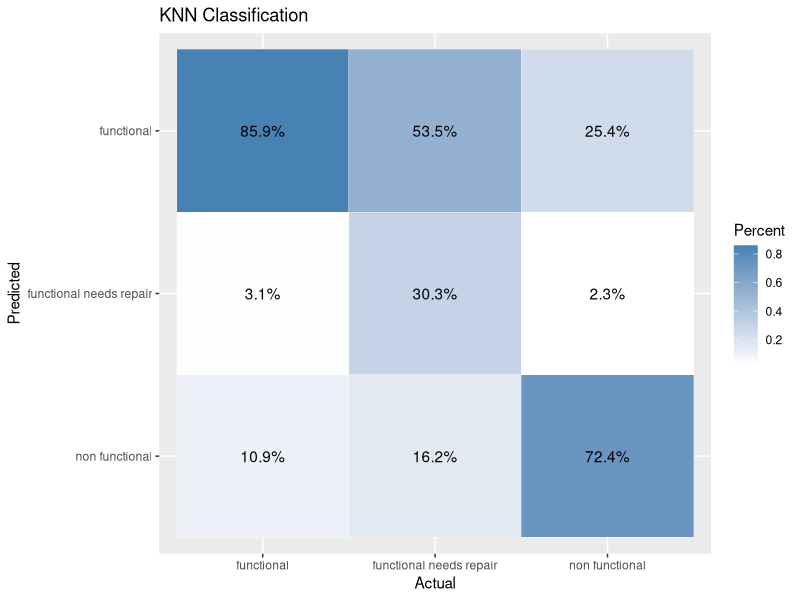
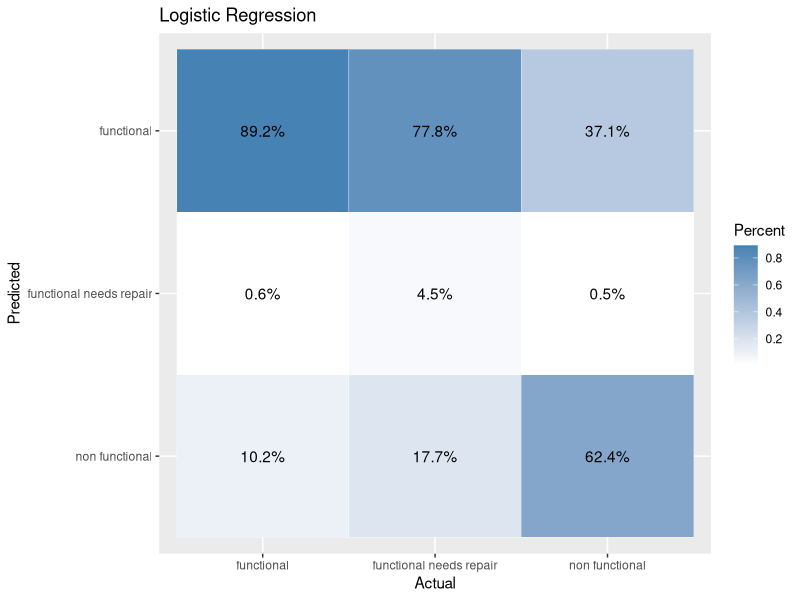
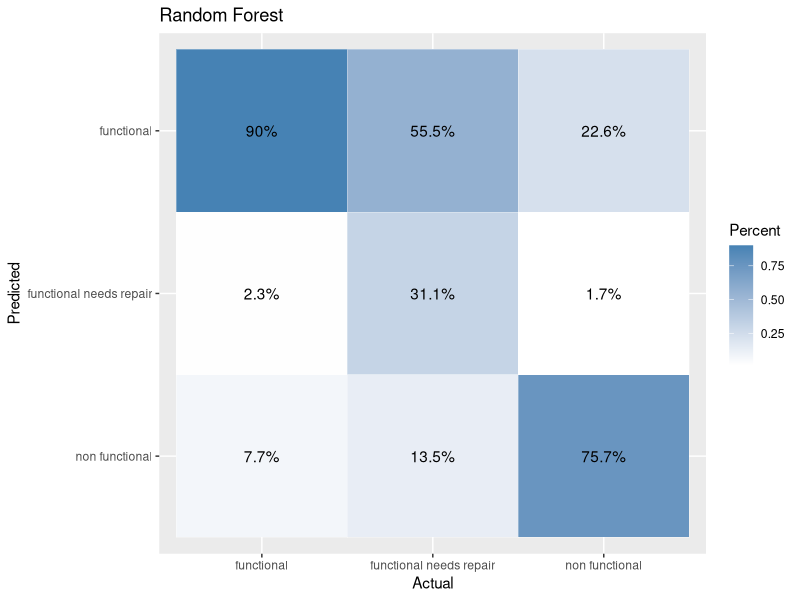
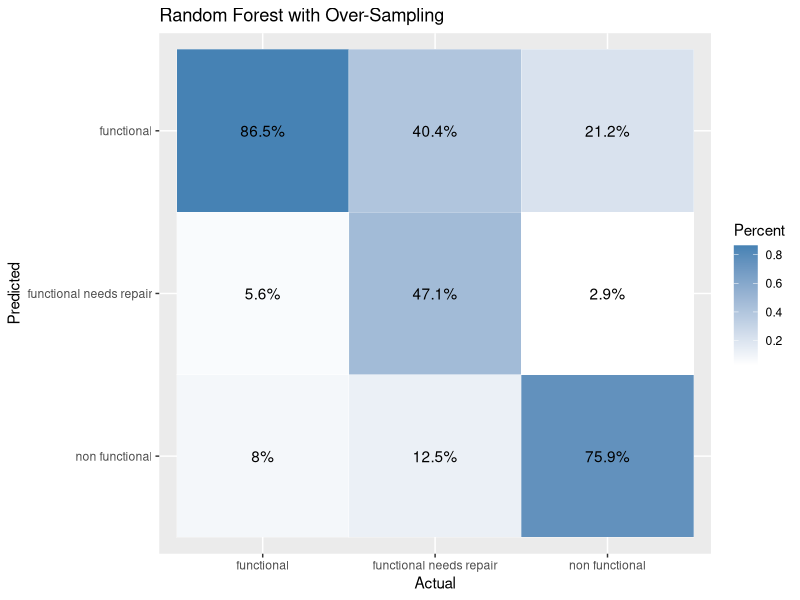
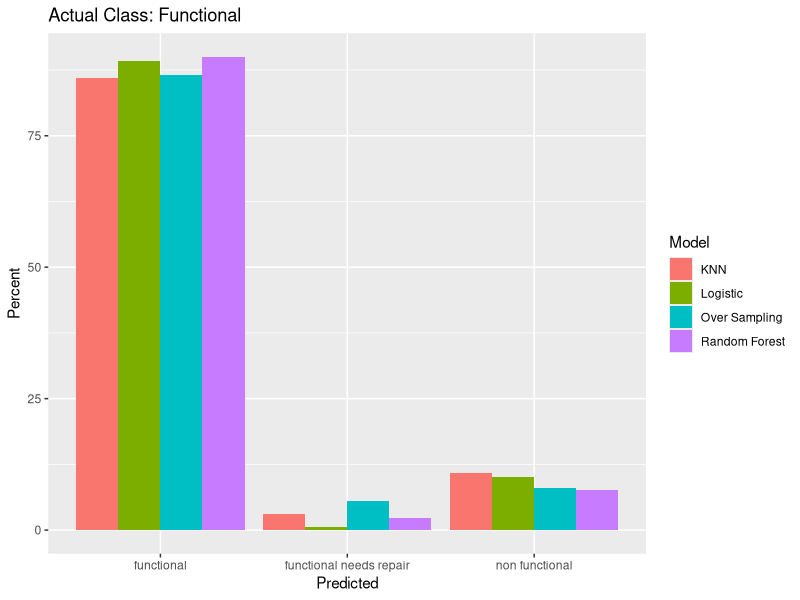
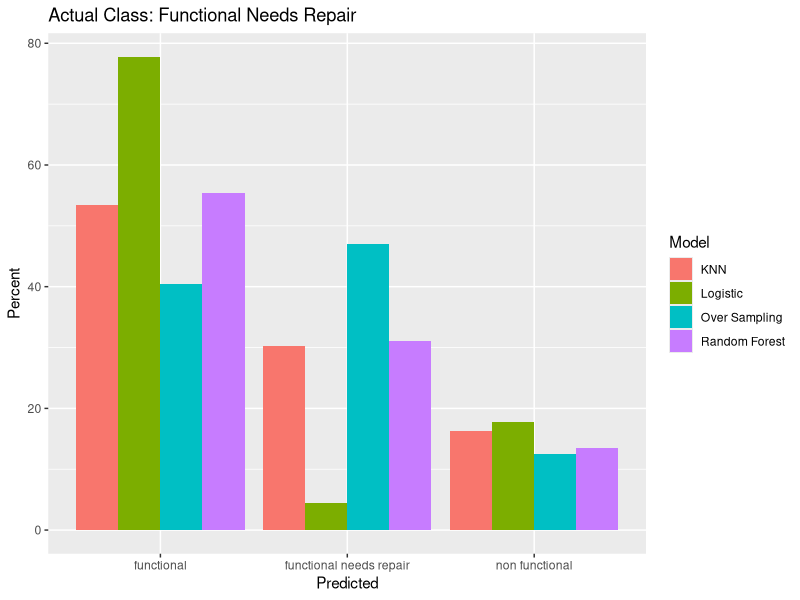
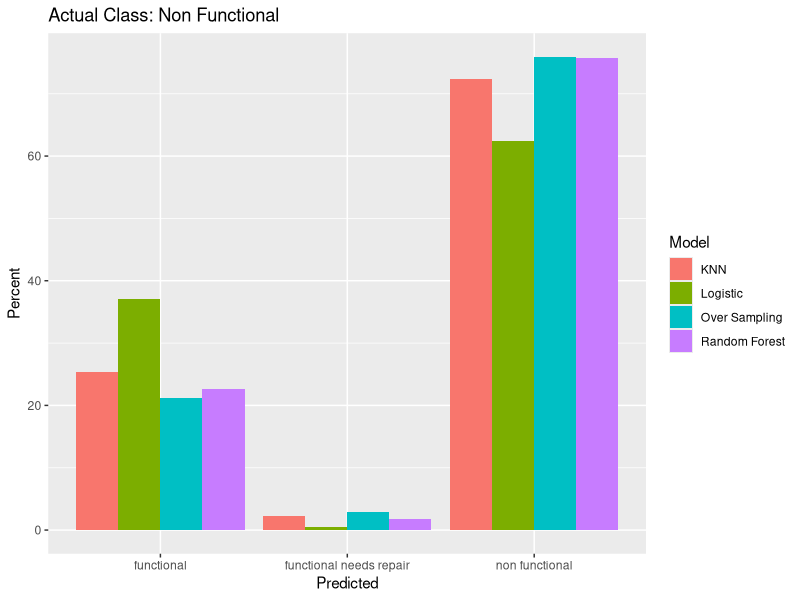
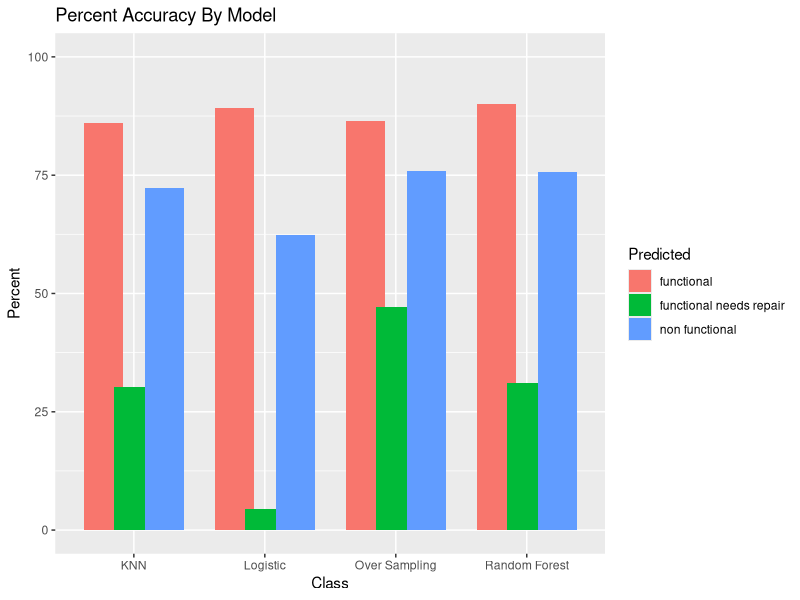

Generate these figures, in order, with R:
# plot comparison plots for all models
library(reshape2)
# list with confusion matrices for models.
# predicted are rows, actual are cols
#  -> Var1: predicted, Var2: actual
classNames <- c('functional', 'functional needs repair', 'non functional')

confMats <- list(KNN = data.frame(melt(matrix(c(6904, 580, 1455, 251, 328, 129, 878, 176, 4149),
                              nrow = 3, byrow = TRUE, 
                              dimnames = list(classNames, classNames)))),
                 Log = data.frame(melt(matrix(c(19158, 2263, 5646, 126, 131, 83, 2183, 516, 9494), 
                              nrow = 3, byrow = TRUE,
                              dimnames = list(classNames, classNames)))),
                 RandForest = data.frame(melt(matrix(c(5809, 473, 1034, 150, 265, 78, 495, 115, 3461), 
                                     nrow = 3, byrow = TRUE, 
                                     dimnames = list(classNames, classNames)))),
                 OverSamp = data.frame(melt(matrix(c(8370, 383, 1453, 539, 446, 196, 770, 118, 5197), 
                                                     nrow = 3, byrow = TRUE, 
                                                     dimnames = list(classNames, classNames)))))

confMats$KNN$rescale <- confMats$KNN$value / 
  c(rep(6904 + 251 + 878, 3), rep(580 + 328 + 176, 3), rep(1455 + 129 + 4149, 3))
confMats$Log$rescale <- confMats$Log$value / 
  c(rep(19158 + 126 + 2183, 3), rep(2263 + 131 + 516, 3), rep(5646 + 83 + 9494, 3))
confMats$RandForest$rescale <- confMats$RandForest$value / 
  c(rep(5809 + 150 + 495, 3), rep(473 + 265 + 115, 3), rep(1034 + 78 + 3461, 3))
confMats$OverSamp$rescale <- confMats$OverSamp$value / 
  c(rep(8370 + 539 + 770, 3), rep(383 + 446 + 118, 3), rep(1453 + 196 + 5197, 3))

colnames(confMats$KNN) <- c('Predicted', 'Actual', 'value', 'Percent')
colnames(confMats$Log) <- c('Predicted', 'Actual', 'value', 'Percent')
colnames(confMats$RandForest) <- c('Predicted', 'Actual', 'value', 'Percent')
colnames(confMats$OverSamp) <- c('Predicted', 'Actual', 'value', 'Percent')

# array of accuracy scores for models.
accs <- c(0.7664, 0.7268, 0.8026, 0.802)   # KNN, Log, then RandForest


library(ggplot2)
plotConf <- function(data, title) {
  print(ggplot(data, aes(Actual, Predicted)) + 
    geom_tile(aes(fill = Percent), colour = 'white') + 
    geom_text(aes(label = paste(round(Percent * 100, 1), '%', sep = ""))) +
    ylim(rev(levels(data$Predicted))) +
    scale_fill_gradient(low = "white", high = "steelblue") + ggtitle(title))
}
#setwd('../Paper/Figures/')
plotConf(confMats$KNN, title = "KNN Classification")
#ggsave('KNNConfMatrix.png')
plotConf(confMats$Log, title = "Logistic Regression")
#ggsave('LogConfMatrix.png')
plotConf(confMats$RandForest, title = "Random Forest")
#ggsave('RandForestConfMatrix.png')
plotConf(confMats$OverSamp, title = "Random Forest with Over-Sampling")
#ggsave('OverSampleConfMatrix.png')


plotBars <- function(data, title) {
  print(ggplot(data, aes(Predicted, Percent * 100)) + 
          geom_bar(aes(fill = Model), position = 'dodge', stat = 'identity') + 
          ylab('Percent') + ggtitle(title))
}

library(data.table)
allData <- data.frame(rbindlist(confMats))

allData$Model <- c(rep('KNN', 9), 
                   rep('Logistic', 9),
                   rep('Random Forest', 9),
                   rep('Over Sampling', 9))

functional <- allData[allData$Actual == 'functional',
                      c('Model', 'Predicted', 'Percent')]
broken <- allData[allData$Actual == 'functional needs repair',
                  c('Model', 'Predicted', 'Percent')]
replace <- allData[allData$Actual == 'non functional',
                   c('Model', 'Predicted', 'Percent')]

plotBars(functional, 'Actual Class: Functional')
#ggsave('FunctionalBarComps.png')
plotBars(broken, 'Actual Class: Functional Needs Repair')
#ggsave('BrokenBarComps.png')
plotBars(replace, 'Actual Class: Non Functional')
#ggsave('ReplaceBarComps.png')


plotBars2 <- function(data, title) {
  print(ggplot(data, aes(Model, Percent * 100)) + 
          geom_bar(aes(fill = Predicted), position = position_dodge(.7), stat = 'identity') + 
          ylab('Percent') + ggtitle(title) + xlab("Class") + ylim(c(0,100)))
}

truePreds <- allData[allData$Predicted == allData$Actual,]
plotBars2(truePreds, 'Percent Accuracy By Model')


# water <- read.csv('../../Data/ReducedWaterTraining.csv')
# library(gridExtra)
# p1 <- ggplot(water[water$population < 2000,], 
#        aes(x = population)) + geom_histogram(bins = 20) + ylim(c(0, 34000))
# #ggsave('PopulationHist.png')
# p2 <- ggplot(water, aes(x = gps_height)) + 
#   geom_histogram(bins = 20) + ylim(c(0, 34000))
# #ggsave('gps_heightHist.png')
# p3 <- ggplot(water, 
#        aes(x = longitude)) + geom_histogram(bins = 20) + ylim(c(0, 34000))
# #ggsave('longitudeHist.png')
# p4 <- ggplot(water, 
#        aes(x = latitude)) + geom_histogram(bins = 20) + ylim(c(0, 34000))
# #ggsave('latitudeHist.png')
# grid.arrange(p1, p2, p3, p4, ncol = 2, nrow = 2)
# ggsave('HistsNotNormal.png')
